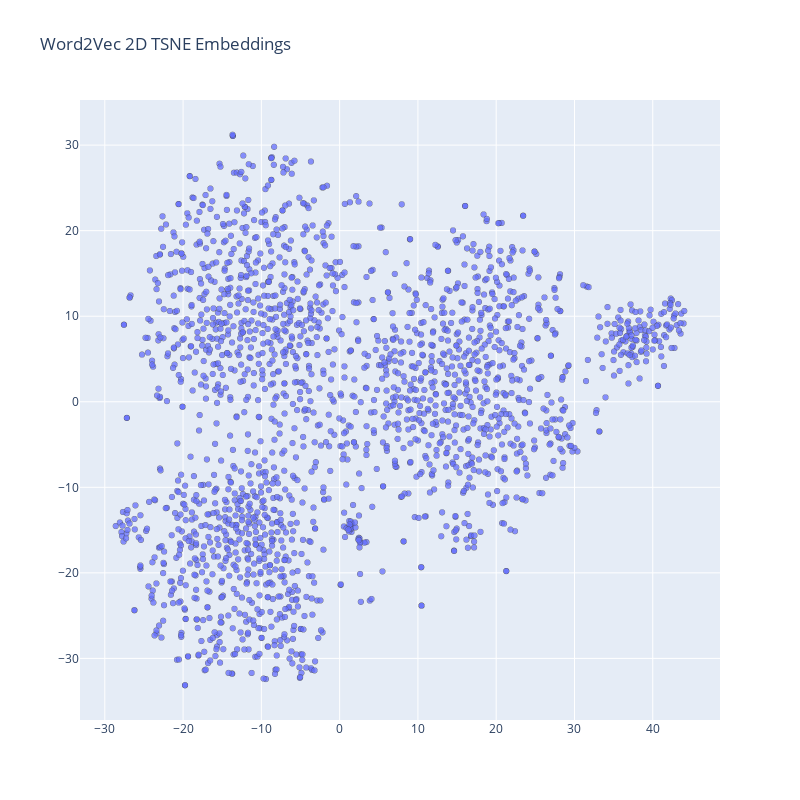

Write notebook code for a chart like this one.
### Code cell
plot_tsne_embeddings(embeddings_reduced, index2word[ids])

### Figure 1 — Plotly figure (JSON) as saved in the notebook; plotly's stock layout.template omitted (floating-point values rounded to 4 significant figures; data arrays with more than 128 entries replaced by an {"elided": "..."} marker saying what was removed)
{"data": [{"marker": {"colorscale": [[0, "#440154"], [0.1111, "#482878"], [0.2222, "#3e4989"], [0.3333, "#31688e"], [0.4444, "#26828e"], [0.5556, "#1f9e89"], [0.6667, "#35b779"], [0.7778, "#6ece58"], [0.8889, "#b5de2b"], [1, "#fde725"]], "line": {"width": 0.5}, "opacity": 0.75, "size": 6}, "mode": "markers", "name": "Embedding", "text": {"elided": "2000 str values"}, "type": "scattergl", "x": {"elided": "2000 float values"}, "y": {"elided": "2000 float values"}}], "layout": {"height": 800, "hovermode": "closest", "title": {"text": "Word2Vec 2D TSNE Embeddings"}, "width": 800, "xaxis": {"zeroline": false}, "yaxis": {"zeroline": false}}}
